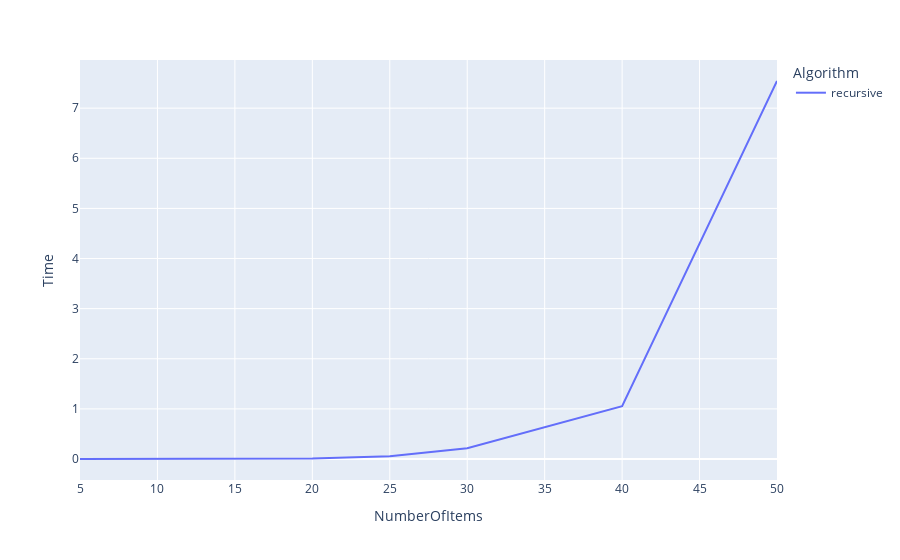

Notebook code for this chart:
### Code cell
df = performExperiment(recursive)
cumulativeDF = pd.concat([cumulativeDF, df])
showGraph(df)

### Figure 1 — Plotly figure (JSON) as saved in the notebook; plotly's stock layout.template omitted (floating-point values rounded to 4 significant figures)
{"data": [{"hovertemplate": "Algorithm=recursive<br>NumberOfItems=%{x}<br>Time=%{y}<extra></extra>", "legendgroup": "recursive", "line": {"color": "#636efa", "dash": "solid"}, "marker": {"symbol": "circle"}, "mode": "lines", "name": "recursive", "orientation": "v", "showlegend": true, "type": "scatter", "x": [5, 10, 15, 16, 17, 18, 19, 20, 25, 30, 40, 50], "xaxis": "x", "y": [0, 0.0003328, 0.002543, 0.003189, 0.002907, 0.00416, 0.01407, 0.01236, 0.0557, 0.2148, 1.055, 7.542], "yaxis": "y"}], "layout": {"legend": {"title": {"text": "Algorithm"}, "tracegroupgap": 0}, "margin": {"t": 60}, "xaxis": {"anchor": "y", "domain": [0, 1], "title": {"text": "NumberOfItems"}}, "yaxis": {"anchor": "x", "domain": [0, 1], "title": {"text": "Time"}}}}
